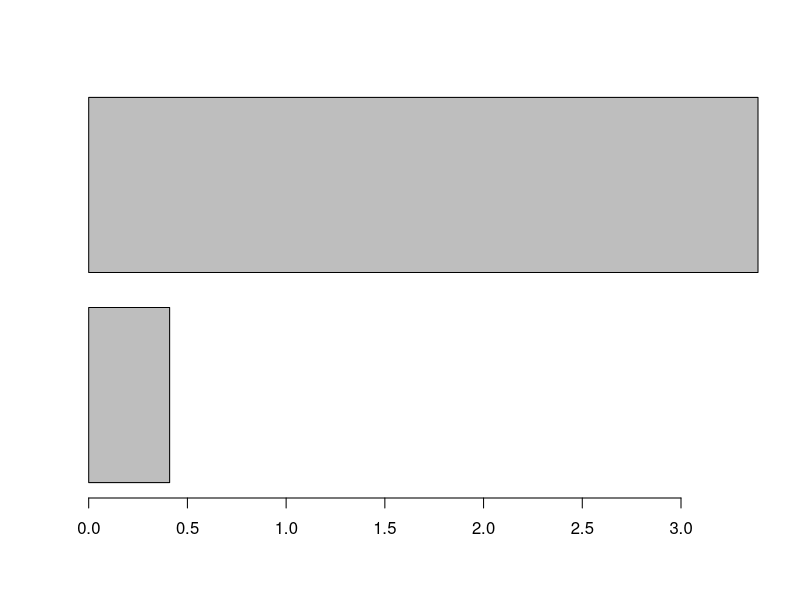

Write the R code that produced this figure.
## ---- chunk 1
#read data from the data file our world in data

im_1960_2020 <- read.csv("../data/infant_mortality/infant-mortality.csv")

names(im_1960_2020) <- c("Country", "Code", "Year", "Mortality Rate")

# Select variables to be consistent with previous format

im_1960_2020 <- im_1960_2020[c("Country", "Year", "Mortality Rate")]

dat <- with(im_1960_2020, im_1960_2020[Year == 2020 & Country %in% c("Lower middle income", "High income"), ])

barplot(dat$"Mortality Rate", horiz = TRUE)

